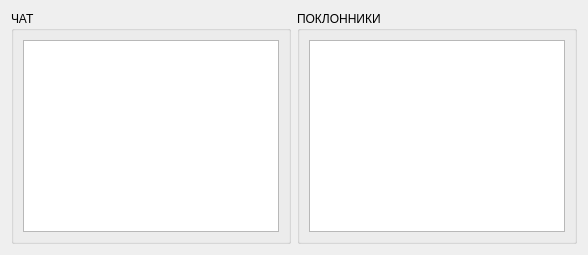
       <widget class="QWidget" name="page_4">
        <layout class="QHBoxLayout" name="horizontalLayout_4">
         <item>
          <widget class="QGroupBox" name="groupBox_6">
           <property name="title">
            <string>ЧАТ</string>
           </property>
           <layout class="QVBoxLayout" name="verticalLayout_12">
            <item>
             <widget class="QPlainTextEdit" name="plainTextEdit_chat_blacklist">
              <property name="toolTip">
               <string>&lt;html&gt;&lt;head/&gt;&lt;body&gt;&lt;p&gt;&lt;span style=&quot; font-size:10pt; font-weight:600;&quot;&gt;Черный список чата&lt;/span&gt;&lt;/p&gt;&lt;p&gt;&lt;span style=&quot; font-size:10pt;&quot;&gt;&lt;br/&gt;Сюда вставляем &lt;/span&gt;&lt;span style=&quot; font-size:10pt; font-weight:600;&quot;&gt;id&lt;/span&gt;&lt;span style=&quot; font-size:10pt;&quot;&gt; мужчин, которым мы не желаем отправлять сообщения.&lt;/span&gt;&lt;/p&gt;&lt;p&gt;&lt;span style=&quot; font-size:10pt;&quot;&gt;Обратите внимание на запятые &lt;/span&gt;&lt;span style=&quot; font-size:10pt; font-weight:600;&quot;&gt;&amp;quot;,&amp;quot;&lt;/span&gt;&lt;span style=&quot; font-size:10pt;&quot;&gt; после каждого id. Так мы разделяем один id от другого.&lt;/span&gt;&lt;/p&gt;&lt;p&gt;&lt;span style=&quot; font-size:10pt;&quot;&gt;Послк рассылки сыда автоматически заносятся id отправка для которых завершилась с ошибкой.&lt;/span&gt;&lt;/p&gt;&lt;/body&gt;&lt;/html&gt;</string>
              </property>
              <property name="whatsThis">
               <string>&lt;html&gt;&lt;head/&gt;&lt;body&gt;&lt;p&gt;Черный список чата&lt;/p&gt;&lt;/body&gt;&lt;/html&gt;</string>
              </property>
              <property name="plainText">
               <string/>
              </property>
             </widget>
            </item>
           </layout>
          </widget>
         </item>
         <item>
          <widget class="QGroupBox" name="groupBox_8">
           <property name="title">
            <string>ПОКЛОННИКИ</string>
           </property>
           <layout class="QVBoxLayout" name="verticalLayout_15">
            <item>
             <widget class="QPlainTextEdit" name="plainTextEdit_admirer_blacklist">
              <property name="toolTip">
               <string>&lt;html&gt;&lt;head/&gt;&lt;body&gt;&lt;p&gt;&lt;span style=&quot; font-size:10pt; font-weight:600;&quot;&gt;Черный список поклонников&lt;/span&gt;&lt;/p&gt;&lt;p&gt;&lt;span style=&quot; font-size:10pt;&quot;&gt;&lt;br/&gt;Сюда вставляем &lt;/span&gt;&lt;span style=&quot; font-size:10pt; font-weight:600;&quot;&gt;id&lt;/span&gt;&lt;span style=&quot; font-size:10pt;&quot;&gt; мужчин, которым мы не желаем отправлять сообщения.&lt;/span&gt;&lt;/p&gt;&lt;p&gt;&lt;span style=&quot; font-size:10pt;&quot;&gt;Обратите внимание на запятые &lt;/span&gt;&lt;span style=&quot; font-size:10pt; font-weight:600;&quot;&gt;&amp;quot;,&amp;quot;&lt;/span&gt;&lt;span style=&quot; font-size:10pt;&quot;&gt; после каждого id. Так мы разделяем один id от другого.&lt;/span&gt;&lt;/p&gt;&lt;p&gt;&lt;span style=&quot; font-size:10pt;&quot;&gt;Послк рассылки сыда автоматически заносятся id отправка для которых завершилась с ошибкой.&lt;/span&gt;&lt;/p&gt;&lt;/body&gt;&lt;/html&gt;</string>
              </property>
              <property name="whatsThis">
               <string>&lt;html&gt;&lt;head/&gt;&lt;body&gt;&lt;p&gt;&lt;span style=&quot; font-weight:600;&quot;&gt;Черный список поклонников&lt;/span&gt;&lt;/p&gt;&lt;/body&gt;&lt;/html&gt;</string>
              </property>
              <property name="plainText">
               <string/>
              </property>
             </widget>
            </item>
           </layout>
          </widget>
         </item>
        </layout>
       </widget>
